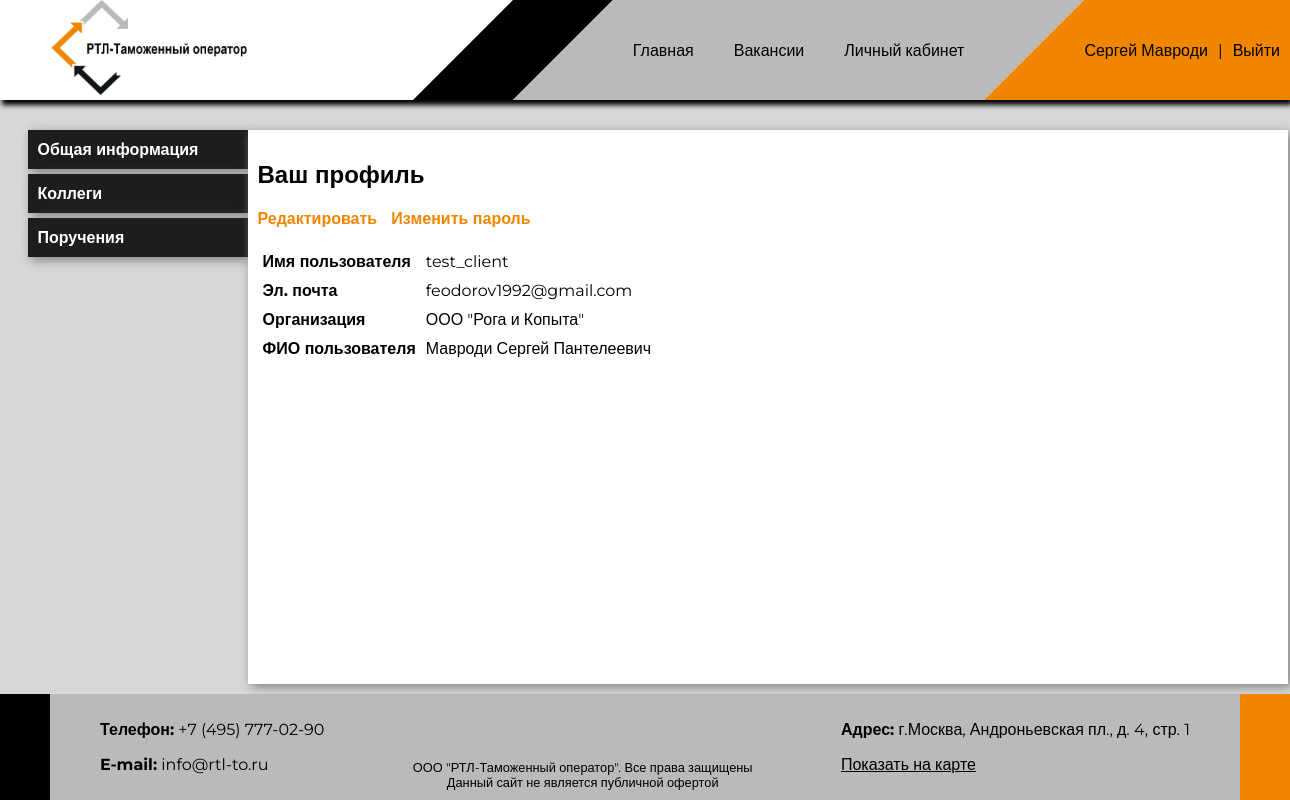
The page /profile/ (signed in) on the database its author committed.
### app_auth/models.py (models this page shows, shortened)
class User(AbstractUser):
    TYPES = [
        ('manager', 'Менеджер'),
        ('client_simple', 'Заказчик (обычный)'),
        ('client_advanced', 'Заказчик (расширенный)'),
        ('auditor_simple', 'Аудитор (обычный)'),
        ('auditor_advanced', 'Аудитор (расширенный)'),
        ('contractor_simple', 'Подрядчик (обычный)'),
        ('contractor_advanced', 'Подрядчик (расширенный)'),
    ]
    id = models.UUIDField(primary_key=True, default=uuid.uuid4, editable=False)
    last_name = models.CharField(max_length=255, blank=False, null=False, verbose_name=_('фамилия'))
    first_name = models.CharField(max_length=255, blank=False, null=False, verbose_name=_('имя'))
    second_name = models.CharField(max_length=255, blank=True, null=True, verbose_name=_('отчество'))
    email = models.EmailField(blank=False, null=False, verbose_name=_('email'), unique=True)
    client = models.ForeignKey(Client, on_delete=models.CASCADE, verbose_name=_('заказчик'), related_name='users',
                               null=True, blank=True)
    auditor = models.ForeignKey(Auditor, on_delete=models.CASCADE, verbose_name=_('контроллирующий орган'),
                                related_name='agents', null=True, blank=True)
    contractor = models.ForeignKey(Contractor, on_delete=models.CASCADE, verbose_name=_('подрядчик'), related_name='users',
                                null=True, blank=True)
    user_type = models.CharField(max_length=25, choices=TYPES, verbose_name=_('тип пользователя'),
                                 default='manager')
    class Meta:
        verbose_name = _('user')
        verbose_name_plural = _('users')
        permissions = [
            ('view_all_users', 'Can view all users')
        ]

class Organisation(models.Model):
    id = models.UUIDField(primary_key=True, default=uuid.uuid4, editable=False)
    inn = models.CharField(db_index=True, verbose_name=_('ИНН'), validators=[inn_validator], blank=True, null=True, max_length=12)
    kpp = models.CharField(db_index=True, verbose_name=_('КПП'), blank=True, null=True, max_length=12)
    ogrn = models.CharField(db_index=True, verbose_name=_('ОГРН'), blank=True, null=True, max_length=15)
    short_name = models.CharField(max_length=255, verbose_name=_('Краткое наименование'))
    full_name = models.CharField(max_length=255, verbose_name=_('Полное наименование'))
    legal_address = models.CharField(max_length=255, verbose_name=_('Юр. адрес'))
    fact_address = models.CharField(max_length=255, verbose_name=_('Факт. адрес'))
    class Meta:
        abstract = True
        verbose_name = 'организация'
        verbose_name_plural = 'организации'

class Client(Organisation):
    num_prefix = models.CharField(max_length=5, verbose_name=_('Префикс номера поручения'), blank=True, null=True)
    class Meta:
        verbose_name = 'клиент'
        verbose_name_plural = 'клиенты'
        permissions = [
            ('view_all_clients', 'Can view all clients')
        ]

### app_auth/views.py (the view)
# urls.py: path('', profile_view, name='profile'),
@login_required(login_url='login')
def profile_view(request):
    return render(request, 'app_auth/profile.html', {'base_tpl': base_template(request.user)})

### app_auth/views.py (called while the page is built)
def base_template(user: User):
    if hasattr(user, 'user_type'):
        if user.user_type == 'manager':
            return 'management/main_menu.html'
        elif user.user_type.startswith('client'):
            return 'clientsarea/main_menu.html'
        elif user.user_type.startswith('auditor'):
            return 'audit/main_menu.html'
        elif user.user_type.startswith('contractor'):
            return 'carriers/main_menu.html'
    return 'static_pages/base.html'

### rtl_to/templatetags/menu_tags.py (called while the page is built)
@register.simple_tag(takes_context=True)
def url_active(context, viewname, **kwargs):
    request = context['request']
    current_path = request.path
    compare_path = reverse(viewname, kwargs=kwargs)
    if compare_path == current_path:
        return ' active'
    return ''

### app_auth/templates/app_auth/profile.html
{% extends base_tpl %}
{% block 'inner_content' %}
<div class="profile_view">
    <div>
        <h2>Ваш профиль</h2>
        <a href="{% url 'profile_edit' %}">Редактировать</a>
        <a href="{% url 'change_password' %} ">Изменить пароль</a>
    </div>
    <br>
    <table class="detail_view_table">
        <tbody>
            <tr>
                <td><b>Имя пользователя</b></td>
                <td>{{ request.user.username }}</td>
            </tr>
            <tr>
                <td><b>Эл. почта</b></td>
                <td>{{ request.user.email }}</td>
            </tr>
            {% if request.user.client %}
            <tr>
                <td><b>Организация</b></td>
                <td>{{ request.user.client.short_name }}</td>
            </tr>
            {% endif %}
            <tr>
                <td><b>ФИО пользователя</b></td>
                {% if request.user.second_name %}
                <td>{{ request.user.last_name }} {{ request.user.first_name }} {{ request.user.second_name }}</td>
                {% else %}
                <td>{{ request.user.first_name }} {{ request.user.last_name }}</td>
                {% endif %}
            </tr>
        </tbody>
    </table>
</div>
{% endblock %}

### static_pages/templates/static_pages/base.html (shortened to what this page needs)
<!DOCTYPE html>
<html lang="en">
<head>
    {% load static %}
    <link rel="stylesheet" type="text/css" href="{% static 'css/base.css' %}?v=30">
    <link rel="stylesheet" type="text/css" href="{% static 'css/statics.css' %}?v=30">
    <link href="{% static 'css/handsontable.full.min.css' %}" rel="stylesheet">
</head>
<body>
    <div id="header" style="display: flex">
        <div id="logo">
            <a href="/">
                <img src="{% static 'img/logo.png' %}">
            </a>
        </div>
        <div id="menu_wrapper">
            <div id="menu">
                <div><a href="{% url 'home' %}">Главная</a></div>
                <div><a href="{% url 'vacancies_list' %}">Вакансии</a></div>
                {% if request.user.is_staff %}
                <div><a href="{% url 'dashboard' %}">Панель управления</a></div>
                {% elif request.user.is_authenticated %}
                {% if request.user.client %}<div><a href="{% url 'dashboard_pub' %}">Личный кабинет</a></div>{% endif %}
                {% endif %}
            </div>
            <div id="login_block">
                {% if request.user.is_authenticated %}
                <a href="{% url 'profile' %}"><div>{{ request.user.first_name }} {{ request.user.last_name }}</div></a>
                <span class="login_label">|</span>
                <a href="{% url 'logout' %}"><div>Выйти</div></a>
                {% else %}
                <a href="{% url 'login' %}"><div>Войти</div></a>
                {% endif %}
            </div>
        </div>
    </div>
    <div id="all_content">
        {% block 'content' %}
        {% endblock %}
    </div>
    <div id="footer">
        <div>
            <p><b>Телефон:</b> +7 (495) 777-02-90</p>
            <p><b>E-mail:</b> info@rtl-to.ru</p>
        </div>
        <div class="copyright">
            ООО "РТЛ-Таможенный оператор". Все права защищены<br />
            Данный сайт не является публичной офертой
        </div>
        <div>
            <p><b>Адрес:</b> г.Москва, Андроньевская пл., д. 4, стр. 1</p>
            <a href="https://yandex.ru/maps/-/CCUabPrxGA" target="blank">Показать на карте</a>
        </div>
    </div>
</body>
</html>

### assets/css/base.css (style rules this page uses)
html { height: 100%; margin: 0 auto; max-width: 1920px; min-width: 1280px; font-family: Montserrat, sans-serif; }
body { margin: 0; height: 100%; width: 100%; }
body { display: flex; flex-direction: column; }
#header { width: 100%; height: 100px; display: flex; justify-content: space-between; box-shadow: 2px 5px 5px black; align-items: center; z-index: 100 }
#menu_wrapper a { text-decoration: none; color: black; padding: 5px 0; margin-bottom: -2px; border-bottom: 2px solid transparent; }
#logo { margin-left: 50px }
#logo img { height: 100px; }
#menu_wrapper { height: 100%; display: flex; align-items: center; flex-flow: row nowrap; }
#menu { height: 100%; position:relative; background: #b9bab9; display: flex; justify-content: space-around; align-items: center; margin-right: 100px; }
#menu::before { content: ''; position:absolute; left: -100px; width:0; height:0; border-bottom: 100px solid #b9bab9; border-left: 100px solid transparent; }
#menu::after { content: ''; position:absolute; right: -100px; width:0; height:0; border-top: 100px solid #b9bab9; border-right: 100px solid transparent; }
#menu div { margin: 20px; }
#login_block { height: 100%; min-width: 100px; padding-right: 10px; background: #f08500; position: relative; display: flex; align-items: center; justify-content: center; }
#login_block::before { content: ''; position:absolute; left: -100px; width:0; height:0; border-bottom: 100px solid #f08500; border-left: 100px solid transparent; }
.login_label { margin: 0 10px; font-weight: block; }
#all_content { flex: 1 0 auto; padding-top: 30px; background-color: #d7d7d7; display: flex; justify-content: center; align-items: center; }
#all_content a { text-decoration: none; font-weight: bold; margin-right: 10px; color: #f08500; }
a { cursor: pointer; }
a { cursor: pointer }
table.form_table, table.detail_view_table { border-spacing: 0; }
table.form_table td, table.detail_view_table td { padding: 5px; vertical-align: top; }
.horizontal_tables_list td, .horizontal_tables_list td, { padding: 0 !important; padding-bottom: 10px !important; }
#footer { flex-shrink: 0; background: #b9bab9; border-left: 50px solid black; border-right: 50px solid #f08500; padding: 10px 50px 10px 50px; display: flex; justify-content: space-between; }
#footer a { color: black; }
.copyright { align-self: flex-end; font-size: 0.8em; text-align: center; }

### rows shown on the page
User: user.first_name "Сергей", user.last_name "Мавроди", user.username "test_client", user.email "feodorov1992@gmail.com", user.client.short_name "ООО \"Рога и Копыта\"", user.second_name "Пантелеевич"
